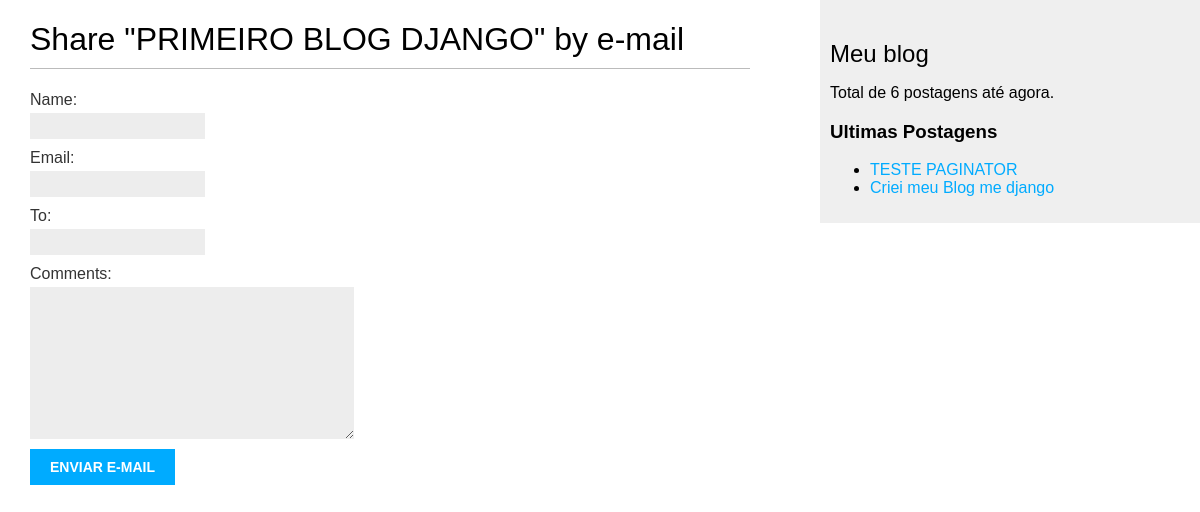
Screenshot of /blog/1/share/ with the database file from the repository.
### core/models.py (models this page shows, shortened)
class Post(models.Model):
    STATUS_CHOICES = (
        ('rascunho','Rascunho'),
        ('publicado','Publicado'),
    )
    title = models.CharField(max_length= 250)
    slug = models.SlugField(max_length=250, unique_for_date='publish')
    body = models.TextField()
    publish = models.DateTimeField(default= timezone.now)
    created = models.DateTimeField(auto_now_add= True)
    updated = models.DateTimeField(auto_now=True)
    status = models.CharField(max_length=10, choices=STATUS_CHOICES, default='draft')
    author = models.ForeignKey(User, on_delete= models.CASCADE, related_name='blog_posts')
    objects = models.Manager()
    published = PublishedManager()
    tags = TaggableManager()
    class META:
        order = ('-publish',)

### core/views.py (the view)
# urls.py: path('<int:post_id>/share/', views.post_share, name='post_share'),
def post_share(request, post_id):
    post = get_object_or_404(Post, id=post_id, status='publicado')
    sent = False
    if request.POST:
        form = EmailPostForm(request.POST)
        if form.is_valid():
            cd = form.cleaned_data
            post_url = request.build_absolute_uri(
            post.get_absolute_url())
            subject = f"{cd['name']} recommends you read " \
                            f"{post.title}"
            message = f"Read {post.title} at {post_url}\n\n" \
                            f"{cd['name']}\'s comments: {cd['comments']}"
            send_mail(subject, message, 'tassiotaylor@gmail.com',
            [cd['to']])
            sent = True
    else:
        form = EmailPostForm()
    return render(request, 'blog/post/share.html', {'post': post, 'form': form, 'sent': sent})

### core/forms.py
class EmailPostForm(forms.Form):
    name = forms.CharField(max_length=25)
    email = forms.EmailField()
    to = forms.EmailField()
    comments = forms.CharField(required=False, widget=forms.Textarea)

### core/models.py (called while the page is built)
    def get_queryset(self):
        return super(PublishedManager, self).get_queryset().filter(status = 'publicado')

### core/templatetags/blog_tags.py (called while the page is built)
@register.simple_tag
def total_posts():
    return Post.published.count()

@register.inclusion_tag('blog/post/latest_posts.html')
def show_latest_posts(count = 5):
    lastest_posts = Post.published.order_by('-publish')[:count]
    return {'latest_posts': lastest_posts}

### core/templates/blog/post/share.html (shortened to what this page needs)
{% extends "blog/base.html" %}
{% block content %}
    {% if sent %}
        <h1>E-mail enviado com sucesso!</h1>
        <p>
            "{{ post.title }}" Email Enviado Com sucesso {{ form.cleaned_data.to }}.
        </p>
    {% else %}
        <h1>Share "{{ post.title }}" by e-mail</h1>
        <form method="post">
            {{ form.as_p }}
            <input type="submit" value="Enviar e-mail">
        </form>
    {% endif %}
{% endblock %}

### core/templates/blog/post/latest_posts.html
<ul>
    {% for post in latest_posts %}
        <li>
            <a href="{{ post.get_absolut_url }}">{{ post.title }}</a>
        </li>
    {% endfor %}
</ul>

### core/static/css/blog.css (style rules this page uses)
body { margin:0; padding:0; font-family:helvetica, sans-serif; }
a { color:#00abff; text-decoration:none; }
h1 { font-weight:normal; border-bottom:1px solid #bbb; padding:0 0 10px 0; }
label { float:left; clear:both; color:#333; margin-bottom:4px; }
input, textarea { clear:both; float:left; margin:0 0 10px; background:#ededed; border:0; padding:6px 10px; font-size:12px; }
input[type=submit] { font-weight:bold; background:#00abff; color:#fff; padding:10px 20px; font-size:14px; text-transform:uppercase; }

### rows the page displays
Post: title "PRIMEIRO BLOG DJANGO"
Post: title "TESTE PAGINATOR"
Post: title "Criei meu Blog me django"
